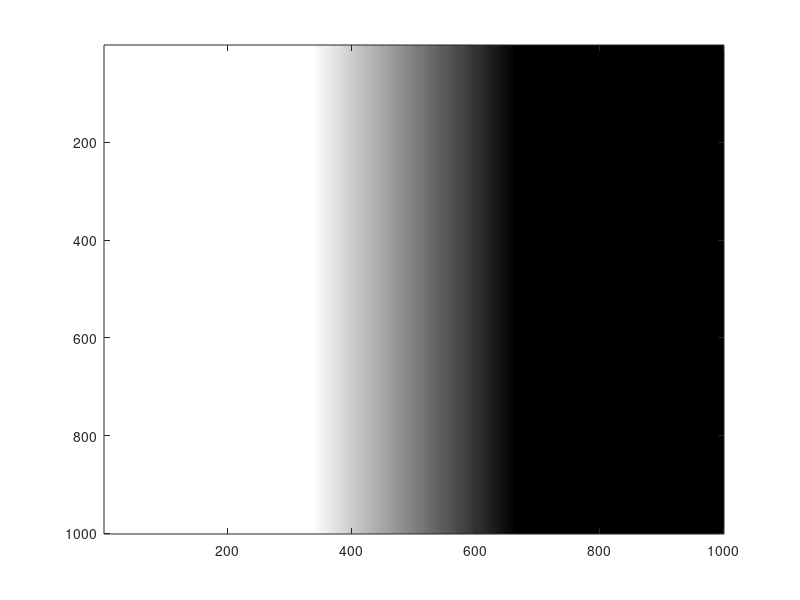

MATLAB code to generate this figure: (Note: this script raises an error after producing the figure.)
clear all

%% Make mach band image

sz = 1000;
slope = -.003;
[x,y]=meshgrid(-sz/2:sz/2,-sz/2:sz/2);
im_mach = max(-.5,min(.5,x*slope));

imagesc(im_mach)
colormap gray


%% Create and plot DoG filter

%dog = ???
surf(dog)

%% Convolve image and plot the result

%res = ???

imagesc(res)
colormap gray


%% Create checkerboard image

sz = 1000;
stripe_width = 10;
num_stripes = 10;

im_cb = -.5*ones(sz,sz);

for c = round(linspace(1,sz,num_stripes));
    c
    im_cb(c:c+stripe_width,:) = .5;
    im_cb(:,c:c+stripe_width) = .5;
end

imagesc(im_cb)
colormap gray

% Convolve image and plot the result

%res = ???

imagesc(res)
colormap gray

%% Load built-in natural image
im_natural = double(rgb2gray(imread('peppers.png')));
imagesc(im_natural)
colormap gray

%% Convolve and plot the result

%res = ???
imagesc(res)
colormap gray